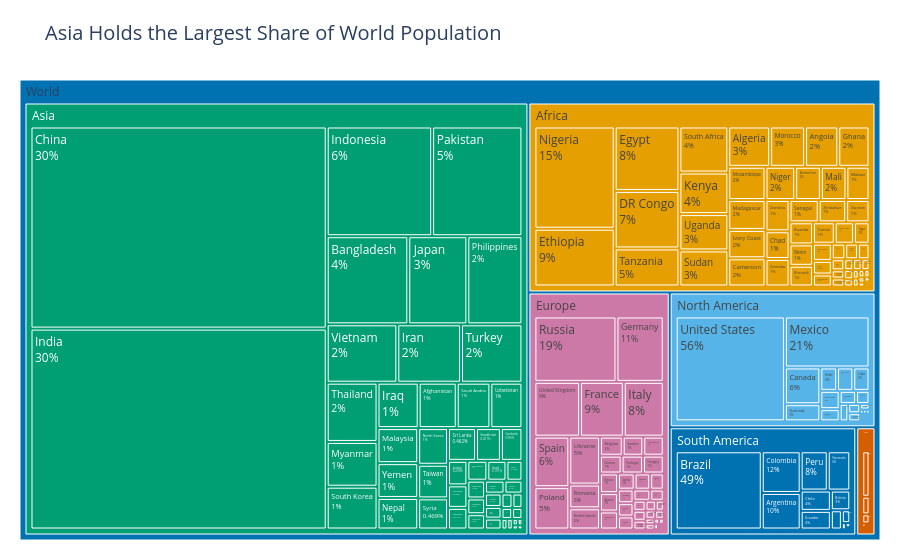

The cell this chart's notebook holds for it:
### Markdown cell above
**Chart choice & justification:** *Which chart did you choose, and why? Justify design choices.

**Answer:** Population distribution in the world as of 2022 is not evenly distributed across the continents. Asia has the highest percentage of the world's population, followed by Africa. Larger countries in terms of their populations are represented by larger rectangles. This makes it easy to compare continental and country population distributions.

**Choice of chart and rationale:** Treemap was chosen for this chart since it represents hierarchical data in one chart. Continents are the top level of hierarchy and countries are the lower levels. Size of rectangles shows their population in 2022.

### Code cell
# Q6 - Where do the world's 8 billion people live?

import plotly.express as px
import pandas as pd

# Prepare the data
q6 = df.dropna(
    subset=["Continent", "Country/Territory", "2022 Population"]
).copy()

q6["2022 Population"] = pd.to_numeric(
    q6["2022 Population"], errors="coerce"
)

q6 = q6.dropna(subset=["2022 Population"])

# Exclude any world-level aggregate to avoid double counting
q6 = q6[q6["Country/Territory"] != "World"]

# Find the largest continent
continent_pop = q6.groupby("Continent")["2022 Population"].sum()
largest = continent_pop.idxmax()

# Create treemap
fig = px.treemap(
    q6,
    path=[
        px.Constant("World"),
        "Continent",
        "Country/Territory"
    ],
    values="2022 Population",
    color="Continent",
    color_discrete_sequence=[
        "#0072B2",
        "#E69F00",
        "#009E73",
        "#CC79A7",
        "#56B4E9",
        "#D55E00"
    ],
    title=f"{largest} Holds the Largest Share of World Population"
)

fig.update_traces(
    textinfo="label+percent parent",
    textfont_size=12,
    marker_line_width=1,
    marker_line_color="white"
)

fig.update_layout(
    template="plotly_white",
    showlegend=False,
    margin=dict(t=80, l=20, r=20, b=20),
    title_font_size=20
)

fig.show()

# Display population by continent
print("2022 Population by Continent:")
print(continent_pop.sort_values(ascending=False))

### Figure 1 — Plotly figure (JSON) as saved in the notebook; plotly's stock layout.template omitted (floating-point values rounded to 4 significant figures; data arrays with more than 128 entries replaced by an {"elided": "..."} marker saying what was removed)
{"data": [{"branchvalues": "total", "customdata": {"elided": "241x1 str values"}, "domain": {"x": [0, 1], "y": [0, 1]}, "hovertemplate": "labels=%{label}<br>2022 Population=%{value}<br>parent=%{parent}<br>id=%{id}<br>Continent=%{customdata[0]}<extra></extra>", "ids": {"elided": "241 str values"}, "labels": {"elided": "241 str values"}, "marker": {"colors": {"elided": "241 str values"}, "line": {"color": "white", "width": 1}}, "name": "", "parents": {"elided": "241 str values"}, "textfont": {"size": 12}, "textinfo": "label+percent parent", "type": "treemap", "values": {"elided": "241 float values"}}], "layout": {"legend": {"tracegroupgap": 0}, "margin": {"b": 20, "l": 20, "r": 20, "t": 80}, "showlegend": false, "title": {"font": {"size": 20}, "text": "Asia Holds the Largest Share of World Population"}, "treemapcolorway": ["#0072B2", "#E69F00", "#009E73", "#CC79A7", "#56B4E9", "#D55E00"]}}
